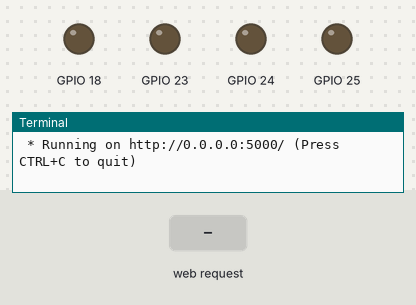
A program run on a simulated Raspberry Pi (BCM pin numbers). Parts: output pins drawn as LEDs (lit = HIGH), the last lines printed to the terminal. The inputs (shaded band) are chosen by the test bench. The clock reads 2024-03-15 10:24:30 at power-on unless the program sets it.

Above: at 1.2 s.
1.3 s: HTTP request for /18/on received
At 1.8 s:
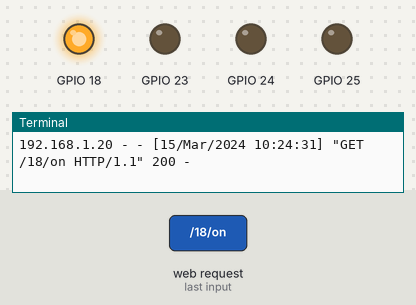
2.8 s: HTTP request for /23/on received
At 4.0 s:
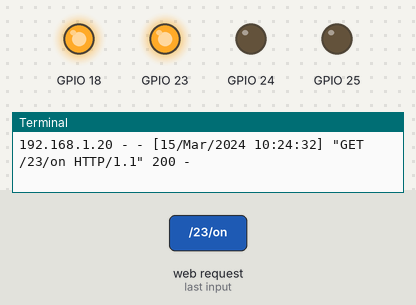
4.3 s: HTTP request for /18/off received
At 5.3 s:
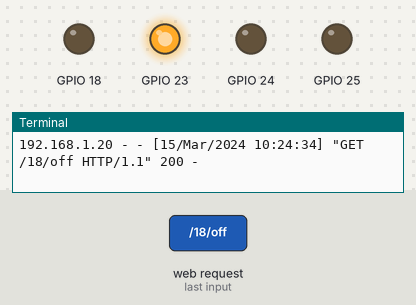
5.8 s: HTTP request for /24/on received
At 6.4 s:
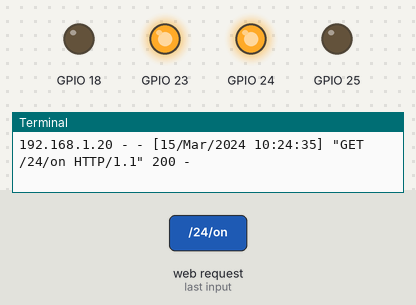
7.3 s: HTTP request for /23/off received
At 7.6 s:
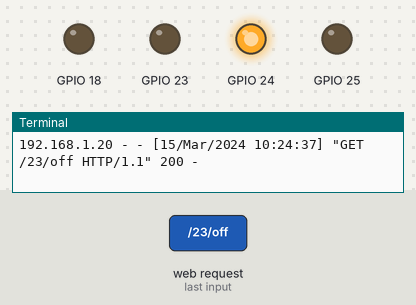
8.8 s: HTTP request for /24/off received
At 9.9 s:
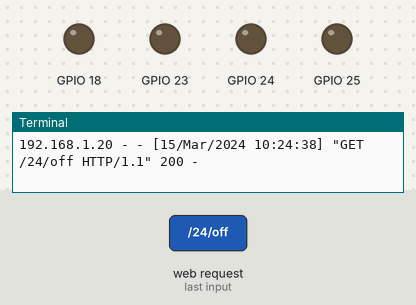
Timing chart, 0 to 11.3 s (numbered marks = the images above; inputs shaded):
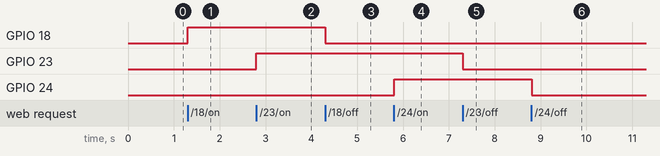

The program:

app.py
```python
import RPi.GPIO as GPIO
from flask import Flask, render_template, request
app = Flask(__name__)

GPIO.setmode(GPIO.BCM)

# 创建字典存储引脚号、引脚名称和状态

pins = {
   18 : {'name' : '信道1', 'state' : GPIO.LOW},
   23 : {'name' : '信道2', 'state' : GPIO.LOW},
   24 : {'name' : '信道3', 'state' : GPIO.LOW},
   25 : {'name' : '信道4', 'state' : GPIO.LOW}

   }


for pin in pins:
    '''设置每个引脚为输出,置低电平'''
    GPIO.setup(pin, GPIO.OUT)
    GPIO.output(pin, GPIO.LOW)

@app.route("/")
def main():
   '''读引脚状态发送到前端'''
   for pin in pins:
      pins[pin]['state'] = GPIO.input(pin)
   templateData = {
      'pins' : pins
      }
   return render_template('home.html', **templateData)

@app.route("/<int:changePin>/<action>", methods=['GET', 'POST'])
def action(changePin, action):
    '''执行前端发来请求'''

    if action == "on":
        '''通电'''
        GPIO.output(changePin, GPIO.HIGH)

    if action == "off":
        '''断电'''
        GPIO.output(changePin, GPIO.LOW)

    for pin in pins:
        '''读引脚状态发送到网页'''
        pins[pin]['state'] = GPIO.input(pin)

    templateData = {
    'pins' : pins
    }

    return render_template('home.html', **templateData)


if __name__ == "__main__":
   app.run(host='0.0.0.0', debug=True)
```

Measured:
- after the input at 1.3 s, GPIO 18: LOW → HIGH at once
- after the input at 2.8 s, GPIO 23: LOW → HIGH at once
- after the input at 4.3 s, GPIO 18: HIGH → LOW at once
- after the input at 5.8 s, GPIO 24: LOW → HIGH at once
- after the input at 7.3 s, GPIO 23: HIGH → LOW at once
- after the input at 8.8 s, GPIO 24: HIGH → LOW at once
